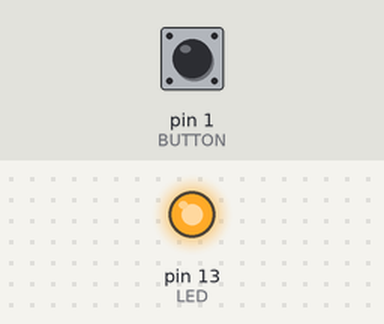
Recording of a sketch running on a simulated Arduino Uno, built with avr-gcc and run on an emulated ATmega328P. Shown: output pins drawn as LEDs (lit = HIGH). Inputs (shaded band) come from the test bench; at power-on: pin 1 (BUTTON) HIGH. Pins used as bus, display or sensor lines are not drawn.

Above: at 1.2 s.
1.3 s: pin 1 (BUTTON) pulled LOW for 1 s
At 1.8 s:
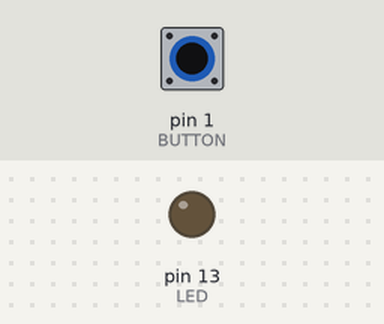
4.3 s: pin 1 (BUTTON) pulled LOW for 3.2 s
At 8.7 s:
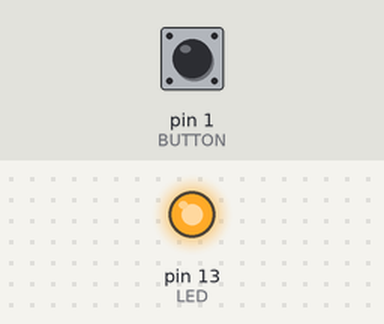
Timing chart, 0 to 10.2 s (numbered marks = the images above; inputs shaded):
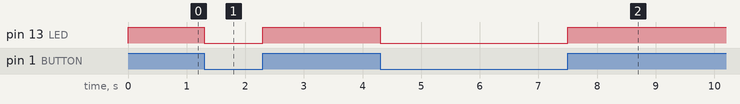

Measured:
- after the input at 1.3 s, pin 13 (LED): HIGH → LOW at once, → HIGH 1.0 s later
- after the input at 4.3 s, pin 13 (LED): HIGH → LOW at once, → HIGH 3.2 s later

The sketch:

am27s19_eprom_programmer.ino
```cpp
/*
 * Bipolar EPROM controller for AM27S19 devices
 *
 * Pinout: 13 = LED (lit when programming)
 *          1 = program button (active Low)
 *          2 = CS
 *          3 = CSP
 *          4 = PROG
 *
 * External circuitry required:
 * * Address select switches
 * * Data switches (these have to be wired to deliver the programming pulse when closed and pulled down otherwise)
 * * Programming voltage select circuitry
 * * CS_ control circuitry, making CS_ able to take three distinct voltages:
 *    CS_ =  0 V : EPROM is in read only mode and is reading out data (CS=HIGH, CSP=LOW)
 *    CS_ =  5 V : EPROM is in read only mode but disabled (CS=LOW, CSP=LOW)
 *    CS_ = 15 V : EPROM should commence programming  (CS=LOW, CSP=HIGH)
 *   NB: CS=HIGH,CSP=HIGH is an undefined state and should be avoided!
 *
 * Theory of operation:
 * When the CS pin is HIGH, the programming function is disabled; the EPROM is read only and produces reads data at the specified address.
 * When CSP is HIGH, the CS_ pin on the EPROM is raised to 15V
 * When PROG is HIGH, 20V is applied to the bit being programmed
 *
 */

#define LED 13
#define BUTTON 1
#define CS   2
#define CSP 3
#define PROG 4

void setup() {
  // put your setup code here, to run once:

  pinMode(LED,OUTPUT);
  pinMode(BUTTON,INPUT);
  pinMode(CS,OUTPUT);
  pinMode(CSP,OUTPUT);
  pinMode(PROG,OUTPUT);
}

void loop() {
  // put your main code here, to run repeatedly:

  // Idle state
  digitalWrite(CS,HIGH);
  digitalWrite(CSP,LOW);
  digitalWrite(PROG,LOW);
  digitalWrite(LED,HIGH);

  if( digitalRead(BUTTON) == 0 ){
    // Begin programming cycle

    digitalWrite(CS,LOW);
    digitalWrite(CSP,LOW);
    digitalWrite(PROG,LOW);
    digitalWrite(LED,LOW);

    delayMicroseconds(1);

    digitalWrite(PROG,HIGH);

    delayMicroseconds(1);

    digitalWrite(CSP,HIGH);

    delayMicroseconds(60); // This is the actual time when the bits are burned

    digitalWrite(PROG,LOW);

    delayMicroseconds(1);
    digitalWrite(CSP,LOW);

    delayMicroseconds(3);

    digitalWrite(CS,HIGH); // Forcably discharge any parasitic capacitance on CS_
    digitalWrite(PROG,LOW);

    delay(100); // Debouncing lockout
    digitalWrite(LED,HIGH);
  }
}
```
